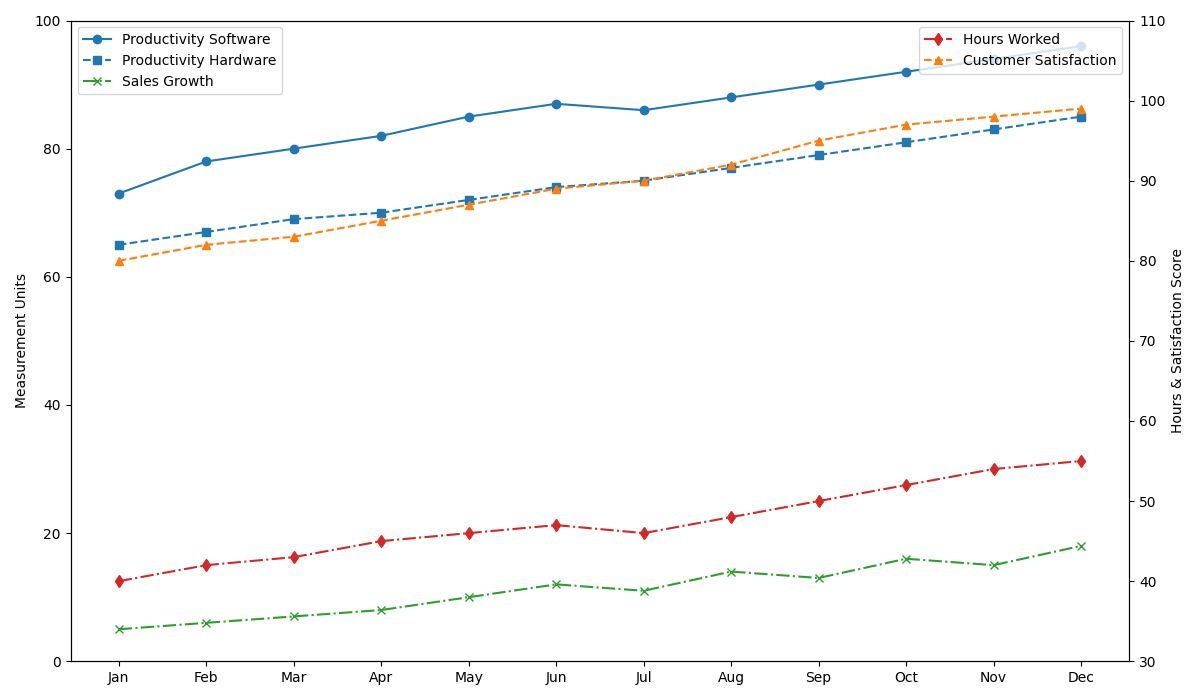

Recreate this plot in Python.
import matplotlib.pyplot as plt
import numpy as np

months = np.array([
    'Jan', 'Feb', 'Mar', 'Apr', 'May', 'Jun',
    'Jul', 'Aug', 'Sep', 'Oct', 'Nov', 'Dec'
])

# Existing data
productivity_software = np.array([73, 78, 80, 82, 85, 87, 86, 88, 90, 92, 94, 96])
productivity_hardware = np.array([65, 67, 69, 70, 72, 74, 75, 77, 79, 81, 83, 85])
hours_worked = np.array([40, 42, 43, 45, 46, 47, 46, 48, 50, 52, 54, 55])

# New data series
sales_growth = np.array([5, 6, 7, 8, 10, 12, 11, 14, 13, 16, 15, 18])
customer_satisfaction = np.array([80, 82, 83, 85, 87, 89, 90, 92, 95, 97, 98, 99])

fig, ax1 = plt.subplots(figsize=(12, 7))

# Plotting the existing data series
ax1.plot(months, productivity_software, 'o-', label='Productivity Software', color='tab:blue')
ax1.plot(months, productivity_hardware, 's--', label='Productivity Hardware', color='tab:blue')

# Plotting the new data series
ax1.plot(months, sales_growth, 'x-.', label='Sales Growth', color='tab:green')
ax1.set_ylim(0, 100)
ax1.set_xticks(months)
ax1.set_ylabel('Measurement Units')
ax1.legend(loc='upper left')

ax2 = ax1.twinx()
ax2.plot(months, hours_worked, 'd-.', label='Hours Worked', color='tab:red')
ax2.plot(months, customer_satisfaction, '^--', label='Customer Satisfaction', color='tab:orange')
ax2.set_ylim(30, 110)
ax2.set_ylabel('Hours & Satisfaction Score')
ax2.legend(loc='upper right')

plt.tight_layout()
plt.show()
